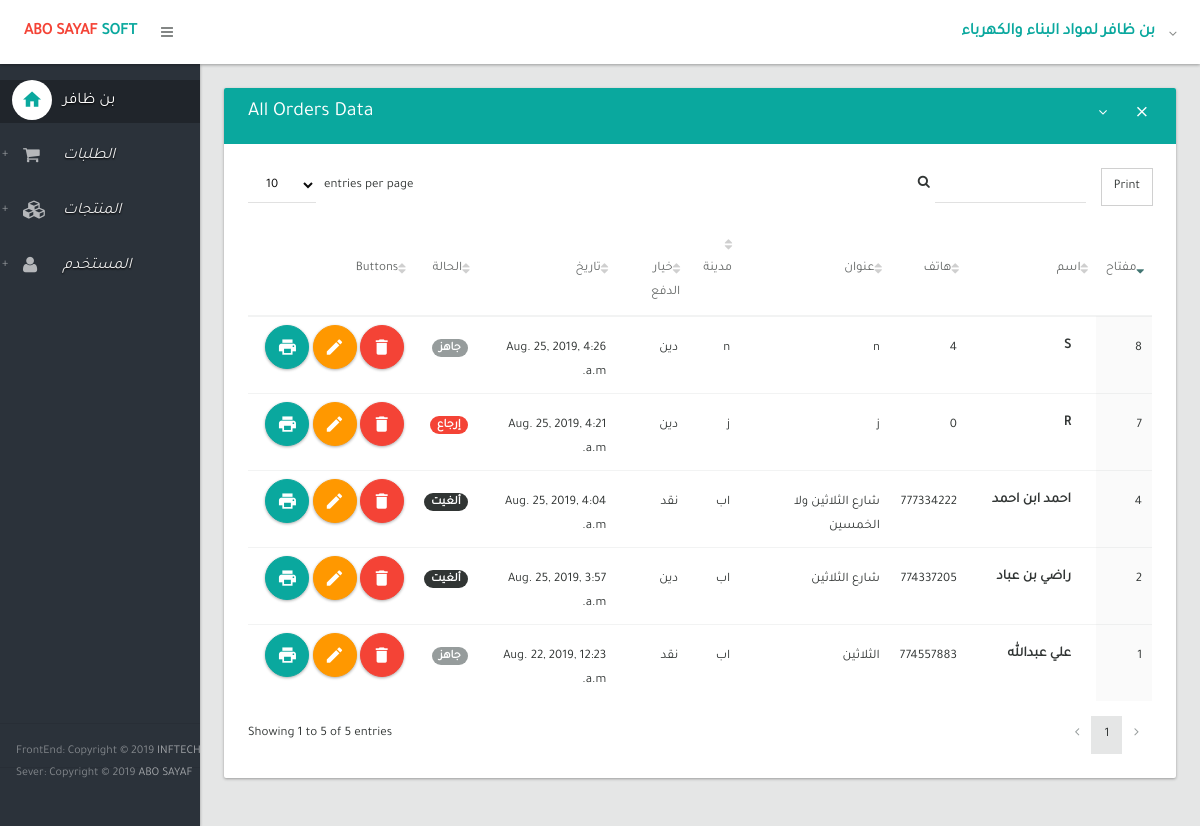
The app's page /orders (signed in), older data.
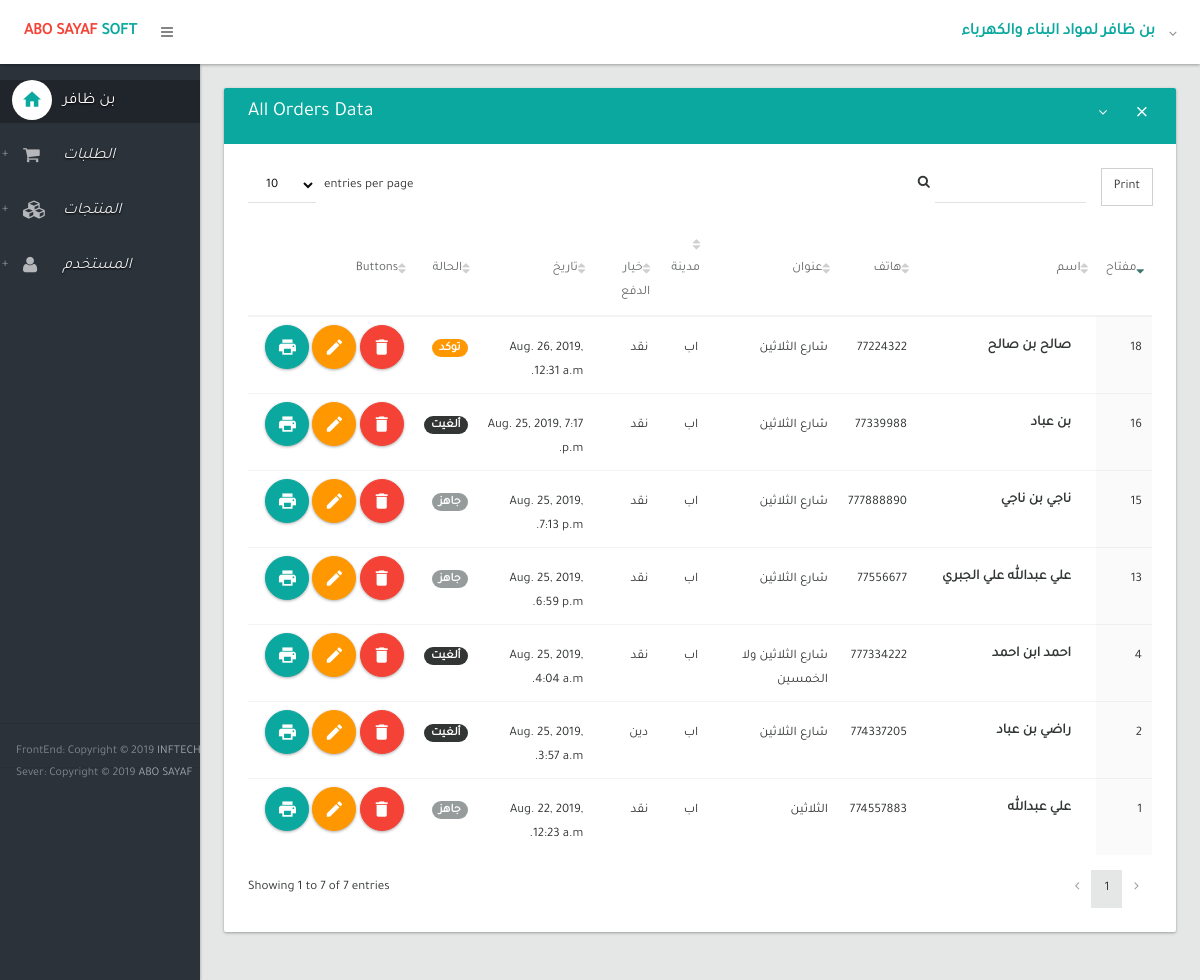
The same page, newer data.
### inventory/models.py (models this page shows, shortened)
class Oorder(models.Model):
    name  = models.CharField(max_length=50)
    phone = models.CharField(max_length=20)
    address     = models.CharField(max_length=250)
    city        = models.CharField(max_length=100)
    created     = models.DateTimeField(auto_now_add=True)
    updated     = models.DateTimeField(auto_now=True)
    order_status = models.CharField(max_length=50)
    payment_option = models.CharField(max_length=50)
    class Meta:
        ordering = ('-created',)
        verbose_name = "Oorder"
        verbose_name_plural = "Oorders"

### inventory/views.py (the view)
# urls.py: url(r'^orders$', my_order.index, name='home'),
@login_required
def index(request):
    orders = Oorder.objects.all()
    return render(request, 'index.html', {'orders': orders})

### templates/index.html (shortened to what this page needs)
{% extends 'layout.html' %}
{% block body %}
                <section>
                    <div class="section-body">
                        <div class="row">
                            <div class="col-lg-12">
                                <div class="card">
                                    <div class="card-head style-primary">
                                        <header>All Orders Data</header>
                                        <div class="tools">
                                            <a class="btn btn-icon-toggle btn-collapse"><i class="fa fa-angle-down"></i></a>
                                            <a class="btn btn-icon-toggle btn-close"><i class="md md-close"></i></a>
                                        </div>
                                    </div>
                                    <div class="card-body">
                                        <div class="table-responsive">
                                            <table id="datatable2" class="table order-column hover">
                                                <thead>
                                                    <tr>
                                                        <th width="40px">مفتاح</th>
                                                        <th>اسم</th>
                                                        <th>هاتف</th>
                                                        <th>عنوان</th>
                                                        <th>مدينة</th>
                                                        <th>خيار الدفع</th>
                                                        <th>تاريخ</th>
                                                        <th>الحالة</th>
                                                        <th width="150px">Buttons</th>
                                                    </tr>
                                                </thead>
                                                <tbody>
                                                    {% for order in orders %}
                                                        <tr class="gradeX">
                                                            <td>{{ order.id }}</td>
                                                            <td><a href="{% url 'order_detils' order.id %}" class="text-bold btn ink-reaction" >{{ order.name }}</a></td>
                                                            <td>{{ order.phone }}</td>
                                                            <td>{{ order.address }}</td>
                                                            <td>{{ order.city }}</td>
                                                            <td>{{ order.payment_option }}</td>
                                                            <td>{{ order.created }}</td>
                                                            {% if order.order_status == 'جاهز' %}
                                                                <td><span class="badge">{{ order.order_status }}</span></td>
                                                            {% elif order.order_status == 'توكد' %}
                                                                <td><span class="badge" style="background: #ff9800"> {{ order.order_status }}</span></td>
                                                            {% elif order.order_status == 'سلم' %}
                                                                <td><span class="badge" style="background: #0c84e4"> {{ order.order_status }}</span></td>
                                                            {% elif order.order_status == 'إرجاع' %}
                                                                <td><span class="badge" style="background: #f44336"> {{ order.order_status }}</span></td>
                                                            {% elif order.order_status == 'ألغيت' %}
                                                                <td><span class="badge" style="background: #313534"> {{ order.order_status }}</span></td>
                                                            {% endif %}
                                                            <td>
                                                                <a href="{% url 'delete' order.id %}" class="btn ink-reaction btn-floating-action btn-danger" onclick="return confirm('Are you sure you want to delete this?')"><i class="md md-delete"></i> </a>
                                                                <a href="{% url 'edit' order.id %}" class="btn ink-reaction btn-floating-action btn-warning"><i class="md md-edit"></i> </a>
                                                                <a href="{% url 'show' order.id %}" class="btn ink-reaction btn-floating-action btn-primary"><i class="md md-print"></i> </a>
                                                            </td>
                                                        </tr>
                                                    {% endfor %}
                                                </tbody>
                                            </table>
                                        </div>
                                    </div>
                                </div>
                            </div>
                        </div>
                    </div>
                </section>
{% endblock %}

### templates/layout.html (shortened to what this page needs)
{% load staticfiles %}
<!DOCTYPE html>
<html lang="ar" >
	<head>
		<link type="text/css" rel="stylesheet" href="{% static 'css/bootstrap.css' %}" />
		<link type="text/css" rel="stylesheet" href="{% static 'css/materialadmin.css' %}" />
		<link type="text/css" rel="stylesheet" href="{% static 'css/font-awesome.min.css' %}" />
		<link type="text/css" rel="stylesheet" href="{% static 'css/material-design-iconic-font.min.css' %}" />
        <link type="text/css" rel="stylesheet" href="{% static 'css/libs/DataTables/jquery.dataTables.css' %}" />
		<link type="text/css" rel="stylesheet" href="{% static 'css/libs/DataTables/extensions/dataTables.colVis.css' %}" />
		<link type="text/css" rel="stylesheet" href="{% static 'css/libs/DataTables/extensions/dataTables.tableTools.css' %}" />
        <link type="text/css" rel="stylesheet" href="{% static 'css/libs/select2/select2.css' %}" />
        <link type="text/css" rel="stylesheet" href="{% static 'css/print.css' %}" />
     	<link type="text/css" rel="stylesheet" href="{% static 'css/change_ar.css' %}" />
	</head>
	<body class="menubar-pin menubar-hoverable header-fixed ">
		<header id="header" >
			<div class="headerbar">
				<div class="headerbar-left">
					<ul class="header-nav header-nav-options">
						<li class="header-nav-brand" >
							<div class="brand-holder">
								<a href="{% url 'homen' %}">
									<span class="text-lg text-bold text-light text-danger">ABO SAYAF</span><span class="text-lg text-bold text-primary"> SOFT</span>
								</a>
							</div>
						</li>
						<li>
							<a class="btn btn-icon-toggle menubar-toggle" data-toggle="menubar" href="javascript:void(0);">
								<i class="fa fa-bars"></i>
							</a>
						</li>
					</ul>
				</div>
				<div class="headerbar-right">
					<ul class="header-nav header-nav-profile">
						<li class="dropdown">
							<a href="javascript:void(0);" class="dropdown-toggle ink-reaction" data-toggle="dropdown">
								<span class="profile-info">
									<h4 class="text-lg text-bold text-primary">بن ظافر لمواد البناء والكهرباء</h4>
								</span>
							</a>
						</li>
					</ul>
				</div>
			</div>
		</header>
		<div id="base">
			<div id="content">
                {% block body %}
                {% endblock %}
			</div>
			<div id="menubar" class="menubar-inverse ">
				<div class="menubar-scroll-panel">
					<ul id="main-menu" class="gui-controls">
						<li>
							<a href="{% url 'homen' %}" class="active">
								<div class="gui-icon"><i class="md md-home"></i></div>
								<span class="title">بن ظافر</span>
							</a>
						</li>
						<li class="gui-folder">
							<a>
								<div class="gui-icon"><i class="fa fa-shopping-cart"></i></div>
								<span class="title">الطلبات</span>
							</a>
						</li>
						<li class="gui-folder">
							<a>
								<div class="gui-icon"><i class="fa fa-cubes"></i></div>
								<span class="title">المنتجات</span>
							</a>
						</li>
						<li class="gui-folder">
							<a>
								<div class="gui-icon"><i class="fa fa-user"></i></div>
								<span class="title">المستخدم</span>
							</a>
						</li>
					</ul>
					<div class="menubar-foot-panel">
					</div>
					<div class="menubar-foot-panel">
						<small class="no-linebreak hidden-folded">
							<span class="opacity-75">FrontEnd: Copyright &copy; {% now "Y" %}</span> <strong>INFTECH </strong>
						</small>
						<small class="no-linebreak hidden-folded">
							<span class="opacity-75">Sever: Copyright &copy; {% now "Y" %}</span> <strong>ABO SAYAF </strong>
						</small>
					</div>
				</div>
			</div>
		</div>
	</body>
</html>

### static/css/change_ar.css (style rules this page uses)
.table { direction: rtl; text-align: right; }
.table thead tr th { text-align: right; }
body { font-family:'Tajawal', cursive; }
.menubar-pin #menubar { width: 200px; }
.menubar-pin #base { padding-left: 200px; }
.gui-controls > li > a { font-size: 16px }
.menubar-inverse .gui-controls li.gui-folder > a .title { color: rgba(255, 255, 255, 0.9); }

Row changes from the older to the newer data that the page shows:
removed Oorder: id "8", name "S", phone "4", address "n", city "n", payment_option "دين", created "Aug. 25, 2019, 4:26 a.m.", order_status "جاهز"
removed Oorder: id "7", name "R", phone "0", address "j", city "j", payment_option "دين", created "Aug. 25, 2019, 4:21 a.m.", order_status "إرجاع"
added Oorder: id "18", name "صالح بن صالح", phone "77224322", address "شارع الثلاثين", city "اب", payment_option "نقد", created "Aug. 26, 2019, 12:31 a.m.", order_status "توكد"
added Oorder: id "16", name "بن عباد", phone "77339988", address "شارع الثلاثين", city "اب", payment_option "نقد", created "Aug. 25, 2019, 7:17 p.m.", order_status "ألغيت"
added Oorder: id "15", name "ناجي بن ناجي", phone "777888890", address "شارع الثلاثين", city "اب", payment_option "نقد", created "Aug. 25, 2019, 7:13 p.m.", order_status "جاهز"
added Oorder: id "13", name "علي عبدالله علي الجبري", phone "77556677", address "شارع الثلاثين", city "اب", payment_option "نقد", created "Aug. 25, 2019, 6:59 p.m.", order_status "جاهز"
Text that changed along with them:
text written by a page script: "Print entries per page Showing 1 to 5 of 5 entries 1" → "Print entries per page Showing 1 to 7 of 7 entries 1"
